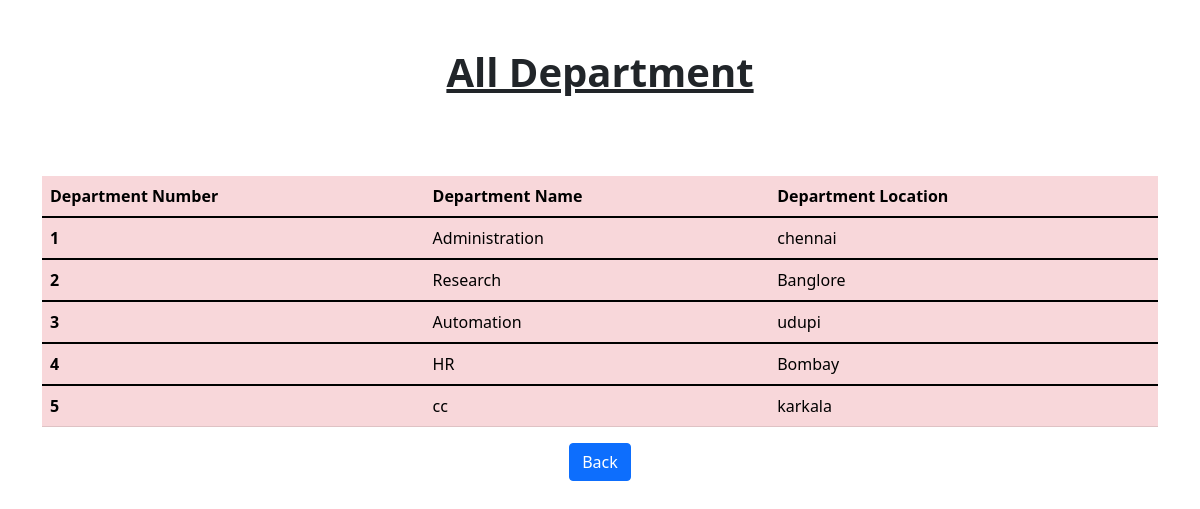
The page /all_dept on the database its author committed.
### employee/models.py (models this page shows)
class Department(models.Model):
    name=models.CharField(max_length=100,null=False)
    location=models.CharField(max_length=100)
    def __str__(self):
        return self.name

### employee/views.py (the view)
# urls.py: path('all_dept',all_dept,name='all_dept'),
def all_dept(request):
    dep=Department.objects.all()
    context={
        'deps':dep
    }
    print(context)
    return render(request,'all_dept.html',context)

### employee/templates/all_dept.html (shortened to what this page needs)
<!doctype html>
<html lang="en">
  <head>
    <link href="https://cdn.jsdelivr.net/npm/bootstrap@5.1.3/dist/css/bootstrap.min.css" rel="stylesheet">
  </head>
  <body >
      <div class="container">
        <center><u><h1 class="p-5"><b>All Department</b></h1></u></center>
        <br>
        <table class="table table-danger table-stripped">
            <thead>
              <tr>
                <th scope="col">Department Number</th>
                <th scope="col">Department Name</th>
                <th scope="col">Department Location</th>
              </tr>
            </thead>
                {% for dep in deps%}
            <tbody>
              <tr>
                <th scope="row">{{dep.id}}</th>
                <td>{{dep.name}}</td>
                <td>{{dep.location}}</td>
              </tr>
            </tbody>
            {% endfor %}
          </table>
      </div>
    <center><a class=" btn btn-primary " href="{% url 'index'%}" role="button">Back </a></center>
  </body>
</html>

### rows shown on the page
Department: id "1", name "Administration", location "chennai"
Department: id "2", name "Research", location "Banglore"
Department: id "3", name "Automation", location "udupi"
Department: id "4", name "HR", location "Bombay"
Department: id "5", name "cc", location "karkala"
